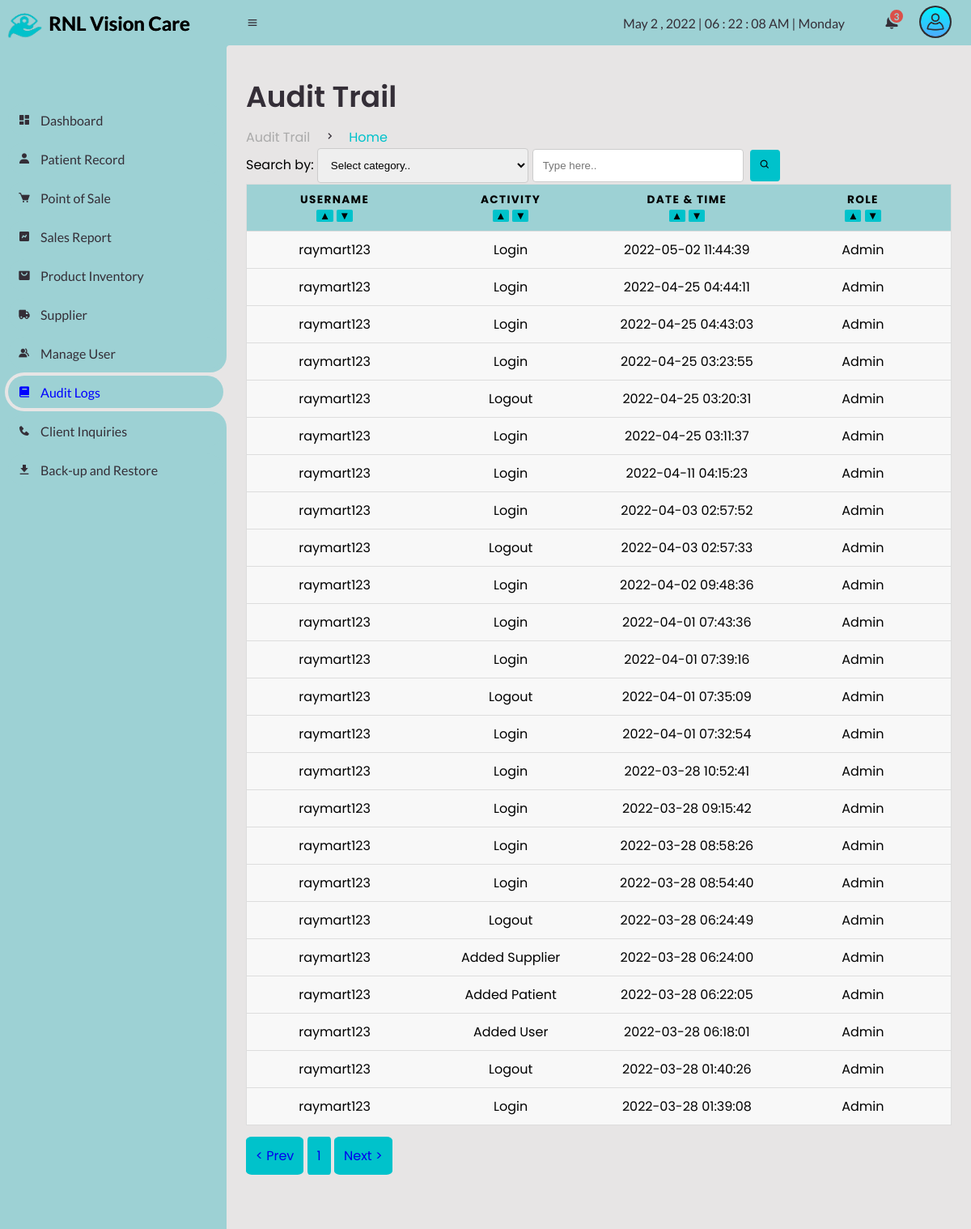
/Admin/audit.php (signed in), run on the app's committed database.
### tables this page shows
CREATE TABLE `users_logs` (
  `logs_id` int(11) NOT NULL AUTO_INCREMENT,
  `logs_username` varchar(255) NOT NULL,
  `logs_activity` varchar(255) NOT NULL,
  `logs_datentime` datetime NOT NULL,
  `logs_roles` varchar(255) NOT NULL,
  PRIMARY KEY (`logs_id`)
);

### Admin/audit.php (the view, shortened to what this page needs)
<?php
include("session.php");
function createRandomPassword() {
	$chars = "003232303232023232023456789";
	$i = 0;
	$pass = '' ;
	while ($i <= 7) {
		$num = rand() % 33;
		$tmp = substr($chars, $num, 1);
		$pass = $pass . $tmp;
		$i++;
	}
	return $pass;
}
$finalcode='RS-'.createRandomPassword();
?>
<!DOCTYPE html>
<html lang="en">
<head>
	<link href='https://unpkg.com/boxicons@2.0.9/css/boxicons.min.css' rel='stylesheet'>
	<link rel="stylesheet" href="css\sys_style.css">
</head>
<body>
	<section id="sidebar">
		<a href="supplier.php" class="brand">
			<img src="images\logo.png" alt="" width="60px;">
			<span class="text" style="text-shadow:0.5px 0px #000; color: black;">RNL Vision Care</span>
		</a>
		<ul class="side-menu top">
			<li>
				<a href="dashboard.php">
					<i class='bx bxs-dashboard' ></i>
					<span class="text">Dashboard</span>
				</a>
			</li>
			<li>
				<a href="patient-record.php">
					<i class='bx bxs-user' ></i>
					<span class="text">Patient Record</span>
				</a>
			</li>
			<li>
				<a href="point-of-sale.php?id=cash&invoice=<?php echo $finalcode ?>">
					<i class='bx bxs-cart' ></i>
					<span class="text">Point of Sale</span>
				</a>
			</li>
			<li>
				<a href="sales-report.php">
					<i class='bx bxs-chart' ></i>
					<span class="text">Sales Report</span>
				</a>
			</li>
			<li>
				<a href="product.php">
					<i class='bx bxs-shopping-bag-alt' ></i>
					<span class="text">Product Inventory</span>
				</a>
			</li>
			<li>
				<a href="supplier.php">
					<i class='bx bxs-truck' ></i>
					<span class="text">Supplier</span>
				</a>
			</li>
			<li>
				<a href="manage-user.php">
					<i class='bx bxs-group' ></i>
					<span class="text">Manage User</span>
				</a>
			</li>
			<li class="active">
				<a href="audit.php">
					<i class='bx bxs-book' ></i>
					<span class="text">Audit Logs</span>
				</a>
			</li>
			<li>
        <a href="inquiries.php">
          <i class='bx bxs-phone' ></i>
          <span class="text">Client Inquiries</span>
        </a>
      </li>
			<li>
				<a href="archive.php">
					<i class='bx bxs-download' ></i>
					<span class="text">Back-up and Restore</span>
				</a>
			</li>
		</ul>
	</section>
	<section id="content">
		<nav>
			<i class='bx bx-menu' ></i>
			<div id="digital-clock"></div>
			<div class="dropdown2">
			<a href="#" class="notification">
				<span class="num">
				<?php
				$query = mysqli_query($conn, "SELECT COUNT(*) as total from product  WHERE qty <=10 AND pro_status ='2'");
					while($result=mysqli_fetch_array($query)){
					echo $result['total'];
				}
				?>
						  </span>
			</a>
			</div>
			<div class="dropdown1">
			<img src="img\user.png" alt="" width="40px" class="userlogo">
			</div>
		</nav>
		<main>
			<div class="head-title">
				<div class="left">
					<h1>Audit Trail</h1>
					<ul class="breadcrumb">
						<li>
							<a href="audit.php">Audit Trail</a>
						</li>
						<li><i class='bx bx-chevron-right' ></i></li>
						<li>
							<a class="active" href="audit.php">Home</a>
						</li>
					</ul>
				</div>
			</div>
	<form method="post">
					<label>Search by:</label>
              <select name='search' id="price-sort" onchange="location = this.value;" style="padding: 12px;border: 1px solid #ccc;border-radius: 4px;font-family: var(poppins); width: 30%;">
                <option value='0' disabled selected>Select category..</option>
              </select>
						<input type="text" name="txtsearch" id="txtsearch" placeholder="Type here.." autocomplete="off" style="padding: 12px;border: 1px solid #ccc;border-radius: 4px;font-family: var(poppins);width: 30%;">
						<button  id="btnsearch" name="btnsearch" class="page" style="cursor: pointer;"><i class='bx bx-search' ></i></button>
						</form>
	<table>
     <thead>
     	<tr>
			<th>Username<form method=""><button class="up" value="up" name="btn" style="width: 10%; height: 5%; padding: 0; margin: 0;">▲</button>&nbsp<button class="down" value="down" name="btn" style="width: 10%; height: 5%; padding: 0; margin: 0;">▼</button></form></th>
      <th>Activity<form method=""><button class="up" value="up1" name="btn" style="width: 10%; height: 5%; padding: 0; margin: 0;">▲</button>&nbsp<button class="down" value="down1" name="btn" style="width: 10%; height: 5%; padding: 0; margin: 0;">▼</button></form></th>
      <th>Date & Time<form method=""><button class="up" value="up2" name="btn" style="width: 10%; height: 5%; padding: 0; margin: 0;">▲</button>&nbsp<button class="down" value="down2" name="btn" style="width: 10%; height: 5%; padding: 0; margin: 0;">▼</button></form></th>
      <th>Role<form method=""><button class="up" value="up3" name="btn" style="width: 10%; height: 5%; padding: 0; margin: 0;">▲</button>&nbsp<button class="down" value="down3" name="btn" style="width: 10%; height: 5%; padding: 0; margin: 0;">▼</button></form></th>
     	</tr>
     </thead>
     <tbody>
	 <?php
     include('conn.php');
	$limit=25;
	$page=isset($_GET['page']) ? $_GET['page']:1;
	$start=($page-1)*$limit;
	$search=$_POST['txtsearch'];
        if (isset($_POST['btnsearch']) && $_POST['txtsearch']!="") {
        	 $sql = "SELECT * FROM `users_logs` WHERE `$column` LIKE '%$search%' LIMIT $start, $limit ";
       			$sql2 =$conn->query("SELECT count(logs_id) AS id FROM `users_logs` WHERE `$column` LIKE '%$search%'");
        	}
        	elseif ($_GET['btn']=='down') {
        		$sql = "SELECT * FROM `users_logs` Order by `logs_username` DESC LIMIT $start, $limit ";
        		$sql2 =$conn->query("SELECT count(users_id) AS id, `logs_username` FROM `users_logs` Order by `logs_username` DESC ");
        		echo "<style>.down{ background-color:red;}</style>";
        	}
        	elseif ($_GET['btn']=='up') {
        		$sql = "SELECT * FROM `users_logs` Order by `logs_username` ASC LIMIT $start, $limit ";
        		$sql2 =$conn->query("SELECT count(users_id) AS id, `logs_username` FROM `users_logs` Order by `logs_username` ASC ");
        		echo "<style>.up{ background-color:red;}</style>";
        	}
        	elseif ($_GET['btn']=='down1') {
        		$sql = "SELECT * FROM `users_logs` Order by `logs_activity` DESC LIMIT $start, $limit ";
        		$sql2 =$conn->query("SELECT count(users_id) AS id, `logs_activity` FROM `users_logs` Order by `logs_activity` DESC ");
        		echo "<style>.down{ background-color:red;}</style>";
        	}
        	elseif ($_GET['btn']=='up1') {
        		$sql = "SELECT * FROM `users_logs` Order by `logs_activity` ASC LIMIT $start, $limit ";
        		$sql2 =$conn->query("SELECT count(users_id) AS id, `logs_activity` FROM `users_logs` Order by `logs_activity` ASC ");
        		echo "<style>.up{ background-color:red;}</style>";
        	}
        	elseif ($_GET['btn']=='down2') {
        		$sql = "SELECT * FROM `users_logs` Order by `logs_datentime` DESC LIMIT $start, $limit ";
        		$sql2 =$conn->query("SELECT count(users_id) AS id, `logs_datentime` FROM `users_logs` Order by `logs_datentime` DESC ");
        		echo "<style>.down{ background-color:red;}</style>";
        	}
        	elseif ($_GET['btn']=='up2') {
        		$sql = "SELECT * FROM `users_logs` Order by `logs_datentime` ASC LIMIT $start, $limit ";
        		$sql2 =$conn->query("SELECT count(users_id) AS id, `logs_datentime` FROM `users_logs` Order by `logs_datentime` ASC ");
        		echo "<style>.up{ background-color:red;}</style>";
        	}
        	elseif ($_GET['btn']=='down3') {
        		$sql = "SELECT * FROM `users_logs` Order by `logs_roles` DESC LIMIT $start, $limit ";
        		$sql2 =$conn->query("SELECT count(users_id) AS id, `logs_roles` FROM `users_logs` Order by `logs_roles` DESC ");
        		echo "<style>.down{ background-color:red;}</style>";
        	}
        	elseif ($_GET['btn']=='up3') {
        		$sql = "SELECT * FROM `users_logs` Order by `logs_roles` ASC LIMIT $start, $limit ";
        		$sql2 =$conn->query("SELECT count(users_id) AS id, `logs_roles` FROM `users_logs` Order by `logs_roles` ASC ");
        		echo "<style>.up{ background-color:red;}</style>";
        	}
        	else{
        		$sql = "SELECT * from users_logs WHERE logs_datentime ORDER BY logs_datentime DESC LIMIT $start, $limit";
        	}
        		$sql2 =$conn->query("SELECT count(logs_id) AS id FROM `users_logs`");
	$result2 = $sql2->fetch_all(MYSQLI_ASSOC);
            $total=$result2[0]['id'];
            $pages=ceil($total/$limit);
            $prev=$page-1;
            $next=$page+1;
    $result = $conn-> query($sql);
      if ($result-> num_rows > 0) {
        while ($row = $result-> fetch_assoc()){
?>
		 <tr>
     	  	<td data-label="Username"><?php echo $row['logs_username'];?></td>
     	  	<td data-label="Activity"><?php echo $row['logs_activity'];?></td>
     	  	<td data-label="Date&Time"><?php echo $row['logs_datentime'];?></td>
     	  	<td data-label="Roles"><?php echo $row['logs_roles'];?></td>
     	  </tr>
     	 <?php
     	}}
     	?>
     </tbody>
   </table>
  	<br>
   <a class="page" id="pre" href="audit.php?page=<?=$prev; ?>&btn=<?php echo $_GET['btn'] ?>">< Prev</a>
    	  <?php  for($i=1; $i <=$pages ; $i++): ?>
    <a class="page" href="audit.php?page=<?=$i; ?>&btn=<?php echo $_GET['btn'] ?>"><?=$i; ?></a>
                      <?php endfor; ?>
    <a class="page" id="pnext" href="audit.php?page=<?=$next; ?>&btn=<?php echo $_GET['btn'] ?>">Next ></a>
		</main>
	</section>
</body>
</html>

### Admin/css/sys_style.css (style rules this page uses)
* { margin: 0; padding: 0; box-sizing: border-box; }
a { text-decoration: none; }
li { list-style: none; }
:root { --poppins: 'Poppins', sans-serif; --lato: 'Lato', sans-serif; --light: #9dd1d4; --blue: #00c2cb; --light-blue: #e5eaf0; --grey: rgb(231, 229, 229); --dark-grey: #AAAAAA; --dark: #342E37; --red: #DB504A; --yellow: #FFCE26; --light-yellow: #FFF2C6; --orange: #FD7238; --light-orange: #FFE0D3; }
html { overflow-x: hidden; }
body { background: var(--grey); overflow-x: hidden; }
#sidebar { position: fixed; top: 0; left: 0; width: 280px; height: 100%; background: var(--light); z-index: 2000; font-family: var(--lato); transition: .3s ease; overflow-x: hidden; scrollbar-width: none; }
#sidebar .brand { font-size: 24px; font-weight: 700; height: 56px; display: flex; align-items: center; color: var(--blue); position: sticky; top: 0; left: 0; background: var(--light); z-index: 500; padding-bottom: 20px; box-sizing: content-box; }
#sidebar .side-menu { width: 100%; margin-top: 48px; }
#sidebar .side-menu li { height: 48px; background: transparent; margin-left: 6px; border-radius: 48px 0 0 48px; padding: 4px; }
#sidebar .side-menu li.active { background: var(--grey); position: relative; }
#sidebar .side-menu li.active::before { content: ''; position: absolute; width: 40px; height: 40px; border-radius: 50%; top: -40px; right: 0; box-shadow: 20px 20px 0 var(--grey); z-index: -1; }
#sidebar .side-menu li.active::after { content: ''; position: absolute; width: 40px; height: 40px; border-radius: 50%; bottom: -40px; right: 0; box-shadow: 20px -20px 0 var(--grey); z-index: -1; }
#sidebar .side-menu li a { width: 100%; height: 100%; background: var(--light); display: flex; align-items: center; border-radius: 48px; font-size: 16px; color: var(--dark); white-space: nowrap; overflow-x: hidden; }
#sidebar .side-menu.top li.active a { color: blue; }
#sidebar .side-menu li a .bx { min-width: calc(60px - ((4px + 6px) * 2)); display: flex; justify-content: center; }
#content { position: relative; width: calc(100% - 280px); left: 280px; transition: .3s ease; }
#content nav { height: 56px; background: var(--light); padding: 0 24px; display: flex; align-items: center; grid-gap: 24px; font-family: var(--lato); position: sticky; top: 0; left: 0; z-index: 1000; }
#content nav::before { content: ''; position: absolute; width: 40px; height: 40px; bottom: -40px; left: 0; border-radius: 10%; box-shadow: -20px -20px 0 var(--light); }
#content nav a { color: var(--dark); }
#content nav .bx.bx-menu { cursor: pointer; color: var(--dark); }
#content nav .notification { font-size: 20px; position: relative; }
#content nav .notification .num { position: absolute; top: -6px; right: -6px; width: 20px; height: 20px; border-radius: 50%; border: 2px solid var(--light); background: var(--red); color: var(--light); font-weight: 700; font-size: 12px; display: flex; justify-content: center; align-items: center; }
#content main { width: 100%; padding: 36px 24px; font-family: var(--poppins); max-height: calc(100vh - 56px); overflow-y: auto; }
#content main .head-title { display: flex; align-items: center; justify-content: space-between; grid-gap: 16px; flex-wrap: wrap; }
#content main .head-title .left h1 { font-size: 36px; font-weight: 600; margin-bottom: 10px; color: var(--dark); }
#content main .head-title .left .breadcrumb { display: flex; align-items: center; grid-gap: 16px; }
#content main .head-title .left .breadcrumb li { color: var(--dark); }
#content main .head-title .left .breadcrumb li a { color: var(--dark-grey); pointer-events: none; }
#content main .head-title .left .breadcrumb li a.active { color: var(--blue); pointer-events: unset; }
#digital-clock { color: var(--dark); }
.userlogo { background-color:#302e31; padding: 2px; border-radius: 50%; cursor: pointer; }
.dropdown1 { position: relative; display: inline-block; }
.dropdown2 { position: relative; display: inline-block; }

### data on the page
users_logs: logs_username "raymart123", logs_activity "Login", logs_datentime "2022-05-02 11:44:39", logs_roles "Admin"
users_logs: logs_username "raymart123", logs_activity "Login", logs_datentime "2022-04-25 04:44:11", logs_roles "Admin"
users_logs: logs_username "raymart123", logs_activity "Login", logs_datentime "2022-04-25 04:43:03", logs_roles "Admin"
users_logs: logs_username "raymart123", logs_activity "Login", logs_datentime "2022-04-25 03:23:55", logs_roles "Admin"
users_logs: logs_username "raymart123", logs_activity "Logout", logs_datentime "2022-04-25 03:20:31", logs_roles "Admin"
users_logs: logs_username "raymart123", logs_activity "Login", logs_datentime "2022-04-25 03:11:37", logs_roles "Admin"
users_logs: logs_username "raymart123", logs_activity "Login", logs_datentime "2022-04-11 04:15:23", logs_roles "Admin"
users_logs: logs_username "raymart123", logs_activity "Login", logs_datentime "2022-04-03 02:57:52", logs_roles "Admin"
users_logs: logs_username "raymart123", logs_activity "Logout", logs_datentime "2022-04-03 02:57:33", logs_roles "Admin"
users_logs: logs_username "raymart123", logs_activity "Login", logs_datentime "2022-04-02 09:48:36", logs_roles "Admin"
users_logs: logs_username "raymart123", logs_activity "Login", logs_datentime "2022-04-01 07:43:36", logs_roles "Admin"
users_logs: logs_username "raymart123", logs_activity "Login", logs_datentime "2022-04-01 07:39:16", logs_roles "Admin"
users_logs: logs_username "raymart123", logs_activity "Logout", logs_datentime "2022-04-01 07:35:09", logs_roles "Admin"
users_logs: logs_username "raymart123", logs_activity "Login", logs_datentime "2022-04-01 07:32:54", logs_roles "Admin"
users_logs: logs_username "raymart123", logs_activity "Login", logs_datentime "2022-03-28 10:52:41", logs_roles "Admin"
users_logs: logs_username "raymart123", logs_activity "Login", logs_datentime "2022-03-28 09:15:42", logs_roles "Admin"
users_logs: logs_username "raymart123", logs_activity "Login", logs_datentime "2022-03-28 08:58:26", logs_roles "Admin"
users_logs: logs_username "raymart123", logs_activity "Login", logs_datentime "2022-03-28 08:54:40", logs_roles "Admin"
users_logs: logs_username "raymart123", logs_activity "Logout", logs_datentime "2022-03-28 06:24:49", logs_roles "Admin"
users_logs: logs_username "raymart123", logs_activity "Added Supplier", logs_datentime "2022-03-28 06:24:00", logs_roles "Admin"
users_logs: logs_username "raymart123", logs_activity "Added Patient", logs_datentime "2022-03-28 06:22:05", logs_roles "Admin"
users_logs: logs_username "raymart123", logs_activity "Added User", logs_datentime "2022-03-28 06:18:01", logs_roles "Admin"
users_logs: logs_username "raymart123", logs_activity "Logout", logs_datentime "2022-03-28 01:40:26", logs_roles "Admin"
users_logs: logs_username "raymart123", logs_activity "Login", logs_datentime "2022-03-28 01:39:08", logs_roles "Admin"

### other printed values
$result['total'] "3"
